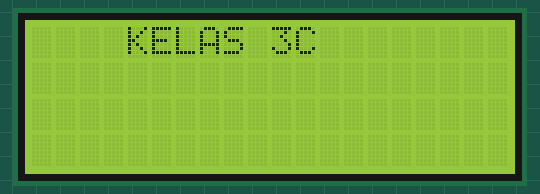
Simulated run of this sketch. Board: Arduino Uno, built with avr-gcc and run on an emulated ATmega328P. Shown: 20×4 character LCD.

Above: at 0.1 s.
At 3.2 s:
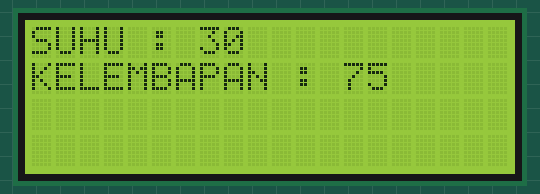

Measured:
- what the display in image 1 shows lasts 0.5 s, from 3.1 s to 3.6 s

The sketch:

pertemuan-7.ino
```cpp
#include <Wire.h>
#include <LiquidCrystal_I2C.h>

LiquidCrystal_I2C lcd = LiquidCrystal_I2C(0x27, 20, 4);

void setup() {
  lcd.init();
  lcd.backlight();
  lcd.clear();

  lcd.setCursor(4, 0);
  lcd.print("KELAS 3C");

  delay(3000);

  lcd.clear();
}

void loop() {
  int suhu = 30;
  int kelembapan = 75;

  lcd.setCursor(0, 0);
  lcd.print("SUHU : ");
  lcd.setCursor(7, 0);
  lcd.print(suhu);

  lcd.setCursor(0, 1);
  lcd.print("KELEMBAPAN : ");
  lcd.setCursor(13, 1);
  lcd.print(kelembapan);

  delay(500);

  lcd.clear();
}
```
